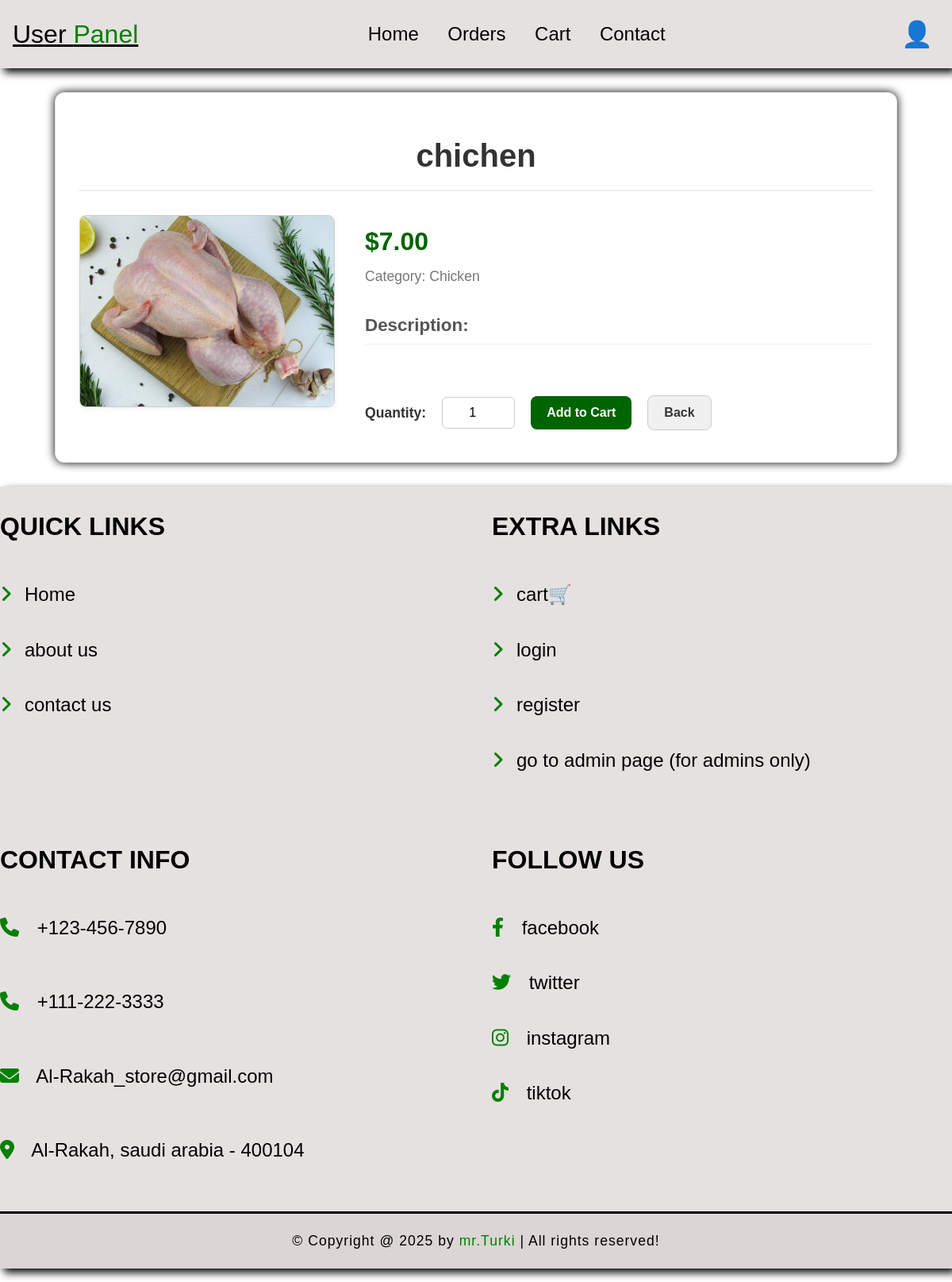
Screenshot of /GroceryStore/php/user_product_detail_page.php?id=32 (signed in) with the database file from the repository.
### tables this page shows
CREATE TABLE `products` (
  `id` int(11) NOT NULL AUTO_INCREMENT,
  `name` varchar(100) NOT NULL,
  `category` varchar(100) NOT NULL,
  `details` text DEFAULT NULL,
  `price` decimal(10,2) NOT NULL,
  `quantity` decimal(10,2) NOT NULL,
  `image` varchar(255) NOT NULL,
  `created_at` timestamp NOT NULL DEFAULT current_timestamp(),
  PRIMARY KEY (`id`),
  KEY `CategoryID` (`category`)
);

### GroceryStore/php/user_product_detail_page.php (the view, shortened to what this page needs)
<?php
require_once 'config.php';
$product_id = $_GET['id'];
try {
    $stmt = $conn->prepare("SELECT * FROM products WHERE id = :id");
    $stmt->bindParam(':id', $product_id, PDO::PARAM_INT);
    $stmt->execute();
    $product = $stmt->fetch(PDO::FETCH_ASSOC);
} catch (PDOException $e) {
    die("Database error: " . $e->getMessage());
}
?>
<!DOCTYPE html>
<html lang="en">
<head>
    <link rel="stylesheet" href="/web project/GroceryStore/css/stylesheet.css">
</head>
<body>
    <?php include 'user_header.php'; ?>
    <div class="product-details-container">
        <h1 class="product-title"><?= htmlspecialchars($product['name']) ?></h1>
        <div class="product-details">
            <div class="product-image">
                <img src="<?= htmlspecialchars($product['image']) ?>"
                     alt="<?= htmlspecialchars($product['name']) ?>"
                     class="product-detail-img"
                     onerror="this.src='images/default-product.jpg'">
            </div>
            <div class="product-info">
                <div class="product-price">$<?= number_format($product['price'], 2) ?></div>
                <div class="product-category">Category: <?= htmlspecialchars($product['category']) ?></div>
                <div class="product-description">
                    <h3>Description:</h3>
                </div>
                <div class="product-actions">
                    <label for="quantity">Quantity:</label>
                    <input type="number" id="quantity" value="1" min="1" class="product-quantity">
                    <button class="add-to-cart-button" onclick="addToCart(<?= $product['id'] ?>, 'quantity')">Add to Cart</button>
                    <button class="back-to-catalog" onclick="window.location.href='Home.php'">Back</button>
                </div>
            </div>
        </div>
    </div>
    <?php include 'footer.php'; ?>
</body>
</html>

### GroceryStore/css/StyleSheet.css (style rules this page uses)
body { font-family: Arial, sans-serif; margin: 0; padding: 0; background-color: white; }
.product-info { padding: 10px 0; }
.product-price { font-weight: bold; color: #2a6496; font-size: 1.4rem; margin: 5px 0; }
.product-info h3 { font-size: 1.6rem; margin: 5px 0; color: #333; }
.product-category { color: #666; font-size: 1.2rem; margin-bottom: 10px; text-transform: capitalize; }
.product-description { color: #555; font-size: 1.2rem; margin: 10px 0; line-height: 1.4; }
.product-actions { display: flex; gap: 10px; margin-top: 15px; }
.product-details-container { padding: 30px; max-width: 1000px; margin: 30px auto; background-color: #fff; border: 1px solid #ddd; border-radius: 12px; box-shadow: 0 0px 12px black; }
.product-title { font-size: 2.5rem; margin-bottom: 30px; text-align: center; color: #333; border-bottom: 2px solid #eee; padding-bottom: 20px; }
.product-details { display: flex; gap: 40px; align-items: flex-start; }
.product-image { flex: 1; text-align: center; }
.product-detail-img { max-width: 100%; height: auto; border: 1px solid #ccc; border-radius: 8px; box-shadow: 0 2px 8px rgba(0, 0, 0, 0.05); }
.product-info { flex: 2; display: flex; flex-direction: column; }
.product-price { font-size: 2rem; color: darkgreen; margin-bottom: 15px; font-weight: bold; }
.product-category { color: #777; font-size: 1.1rem; margin-bottom: 20px; text-transform: capitalize; }
.product-description { margin-bottom: 30px; }
.product-description h3 { font-size: 1.4rem; color: #555; margin-bottom: 10px; border-bottom: 1px solid #eee; padding-bottom: 8px; }
.product-actions { display: flex; align-items: center; gap: 20px; }
.product-actions label { font-size: 1.1rem; font-weight: bold; color: #333; }
.product-quantity { width: 70px; padding: 10px; border: 1px solid #ccc; border-radius: 6px; font-size: 1rem; text-align: center; }
.add-to-cart-button, .back-to-catalog { padding: 12px 20px; border: none; border-radius: 8px; cursor: pointer; font-weight: bold; font-size: 1rem; transition: background-color 0.2s ease; }
.add-to-cart-button { background-color: darkgreen; color: white; }
.back-to-catalog { background-color: #f0f0f0; color: #333; border: 1px solid #ccc; }

### rows the page displays
products: name "chichen", image (picture), price "7.00", category "Chicken"
